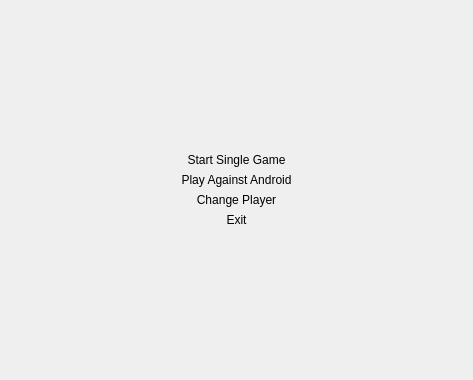
<?xml version="1.0" encoding="UTF-8"?>
<ui version="4.0">
 <class>StartMenu</class>
 <widget class="QWidget" name="StartMenu">
  <property name="geometry">
   <rect>
    <x>0</x>
    <y>0</y>
    <width>473</width>
    <height>380</height>
   </rect>
  </property>
  <property name="windowTitle">
   <string>Form</string>
  </property>
  <layout class="QGridLayout" name="gridLayout_2">
   <item row="0" column="0">
    <layout class="QGridLayout" name="gridLayout">
     <item row="6" column="0">
      <widget class="QPushButton" name="exitButton">
       <property name="styleSheet">
        <string notr="true">QPushButton {		    
             color: black;
             border-image:url(:/new/prefix1/background2.jpg) 20 100 20 100;
             border-top: 20px transparent;
             border-bottom: 20px transparent;
             border-right: 100px transparent;
             border-left: 100px transparent;
			 font: 75 16pt &quot;System&quot;;
         }</string>
       </property>
       <property name="text">
        <string>Exit</string>
       </property>
       <property name="flat">
        <bool>true</bool>
       </property>
      </widget>
     </item>
     <item row="3" column="0">
      <widget class="QPushButton" name="startGameButton">
       <property name="styleSheet">
        <string notr="true">QPushButton {		    
             color: black;
             border-image:url(:/new/prefix1/background2.jpg) 20 100 20 100;
             border-top: 20px transparent;
             border-bottom: 20px transparent;
             border-right: 100px transparent;
             border-left: 100px transparent;
			 font: 75 16pt &quot;System&quot;;
         }</string>
       </property>
       <property name="text">
        <string>Start Single Game</string>
       </property>
       <property name="iconSize">
        <size>
         <width>100</width>
         <height>100</height>
        </size>
       </property>
       <property name="autoRepeat">
        <bool>false</bool>
       </property>
       <property name="autoDefault">
        <bool>false</bool>
       </property>
       <property name="default">
        <bool>false</bool>
       </property>
       <property name="flat">
        <bool>true</bool>
       </property>
      </widget>
     </item>
     <item row="4" column="0">
      <widget class="QPushButton" name="againstAndroid">
       <property name="styleSheet">
        <string notr="true">QPushButton {		    
             color: black;
             border-image:url(:/new/prefix1/background2.jpg) 20 100 20 100;
             border-top: 20px transparent;
             border-bottom: 20px transparent;
             border-right: 100px transparent;
             border-left: 100px transparent;
			 font: 75 16pt &quot;System&quot;;
         }</string>
       </property>
       <property name="text">
        <string>Play Against Android</string>
       </property>
       <property name="flat">
        <bool>true</bool>
       </property>
      </widget>
     </item>
     <item row="5" column="0">
      <widget class="QPushButton" name="changePlayer">
       <property name="styleSheet">
        <string notr="true">QPushButton {		    
             color: black;
             border-image:url(:/new/prefix1/background2.jpg) 20 100 20 100;
             border-top: 20px transparent;
             border-bottom: 20px transparent;
             border-right: 100px transparent;
             border-left: 100px transparent;
			 font: 75 16pt &quot;System&quot;;
         }</string>
       </property>
       <property name="text">
        <string>Change Player</string>
       </property>
      </widget>
     </item>
    </layout>
   </item>
  </layout>
 </widget>
 <resources/>
 <connections/>
</ui>
